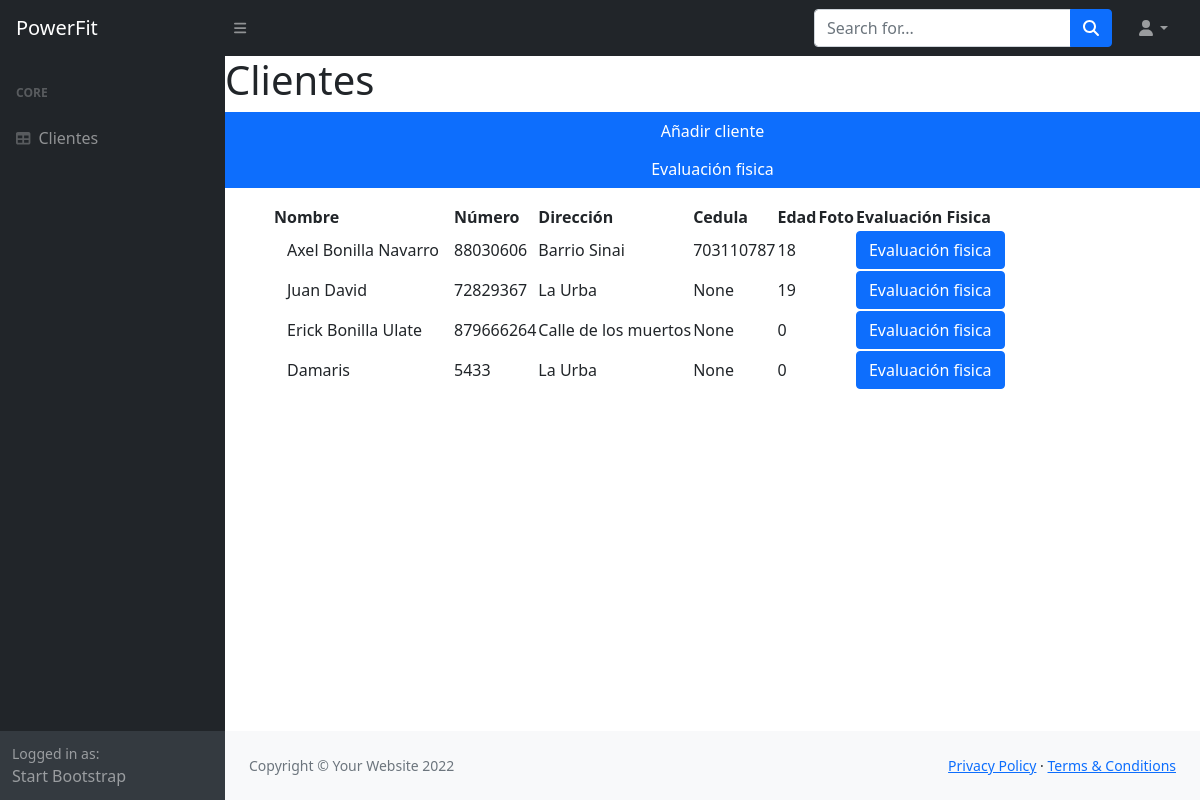
Before: /users/ with the older database file.
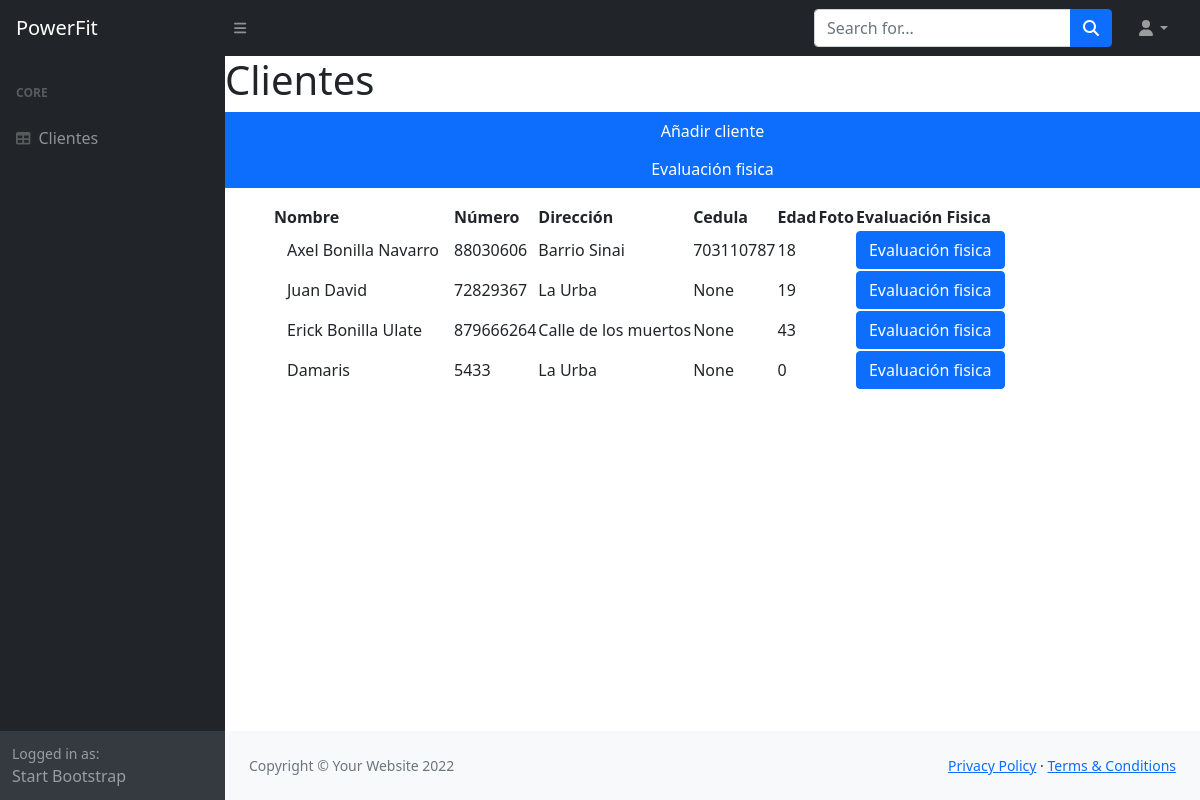
After: the same page with the newer database file.
### HealthQuest/models.py (models this page shows, shortened)
class HealthQuests (models.Model):
    name = models.CharField(max_length=100, verbose_name= 'Nombre')
    photo = models.FileField(max_length=254, null=True, blank=True, verbose_name='Foto')
    identification = models.IntegerField(verbose_name= 'Número de cedula', blank=True, null=True, unique=True)
    Date_of_birth = models.DateField(default=datetime.date.today, verbose_name= 'Fecha de nacimiento')
    address = models.CharField(max_length=100)
    phone_number = models.IntegerField(verbose_name= 'Número telefonico')
    emergency_contact = models.CharField(max_length=100, verbose_name= 'Contacto de emergencia')
    emergency_number = models.IntegerField(verbose_name= 'Número de emergencia')
    heart_problems = models.CharField(max_length=100, default='Ninguno', verbose_name='Problemas cardiacos')
    allergies = models.CharField(max_length=100, default='Ninguno', verbose_name='Alergias')
    ailments = models.ManyToManyField(Ailments, verbose_name='Padecimientos', blank=True)
    joint_problems = models.ManyToManyField(Joint_problems, verbose_name='Problemas articulares', blank=True)
    specify = models.CharField(max_length=200, default='Ninguno', verbose_name='Especifique')
    vision_difficulties = models.CharField(max_length=100, default='Ninguno', verbose_name='Dificultades de la vista')
    operations_surgeries = models.CharField(max_length=100, default='Ninguna', verbose_name='Operaciones o cirugias')
    skin_problems = models.CharField(max_length=100, default='Ninguno', verbose_name='Problemas en la piel')
    def anios(self):
        return date.today().year - self.Date_of_birth.year

### HealthQuest/views.py (the view)
# urls.py: path('users/', users_list.as_view(), name='users_list'),
class users_list(ListView):
    model = HealthQuests
    paginate_by = 100
    def get_context_data(self, **kwargs):
        context = super().get_context_data(**kwargs)
        context['now'] = timezone.now()
        return context

### templates/HealthQuest/healthquests_list.html
{% extends 'HealthQuest/index.html' %}
{% block content %}
<h1>Clientes</h1>
<div class="row">
    <a class="btn btn-primary" href="create_users.html" role="button">Añadir cliente</a>
    <a class="btn btn-primary" href="physical_evaluations.html" role="button">Evaluación fisica</a>
</div>
<ul>
<div class="card-body">
    <table id="datatablesSimple">
        <thead>
            <tr>
                <th>Nombre</th>
                <th>Número</th>
                <th>Dirección</th>
                <th>Cedula</th>
                <th>Edad</th>
                <th>Foto</th>
                <th>Evaluación Fisica</th>
            </tr>
        </thead>
        <tbody>
            {% for obj in object_list %}
                <tr>
                    <td><a href="update.html/{{ obj.id }}" class="btn">{{ obj.name }}</a></td>
                    <td>{{ obj.phone_number }}</td>
                    <td>{{ obj.address }}</td>
                    <td>{{ obj.identification }}</td>
                    <td>{{ obj.anios }}</td>
                    <td><img src="{{ obj.photo }}"></td>
                    <td><a type="button" class="btn btn-primary" href="update_pe.html/{{ obj.id }}">Evaluación fisica </a></td>
                </tr>
            {% endfor %}
        </tbody>
    </table>
</div>
</ul>
{% endblock %}

Changed rows visible on the page:
changed HealthQuests "Erick Bonilla Ulate": anios "0" → "43"
